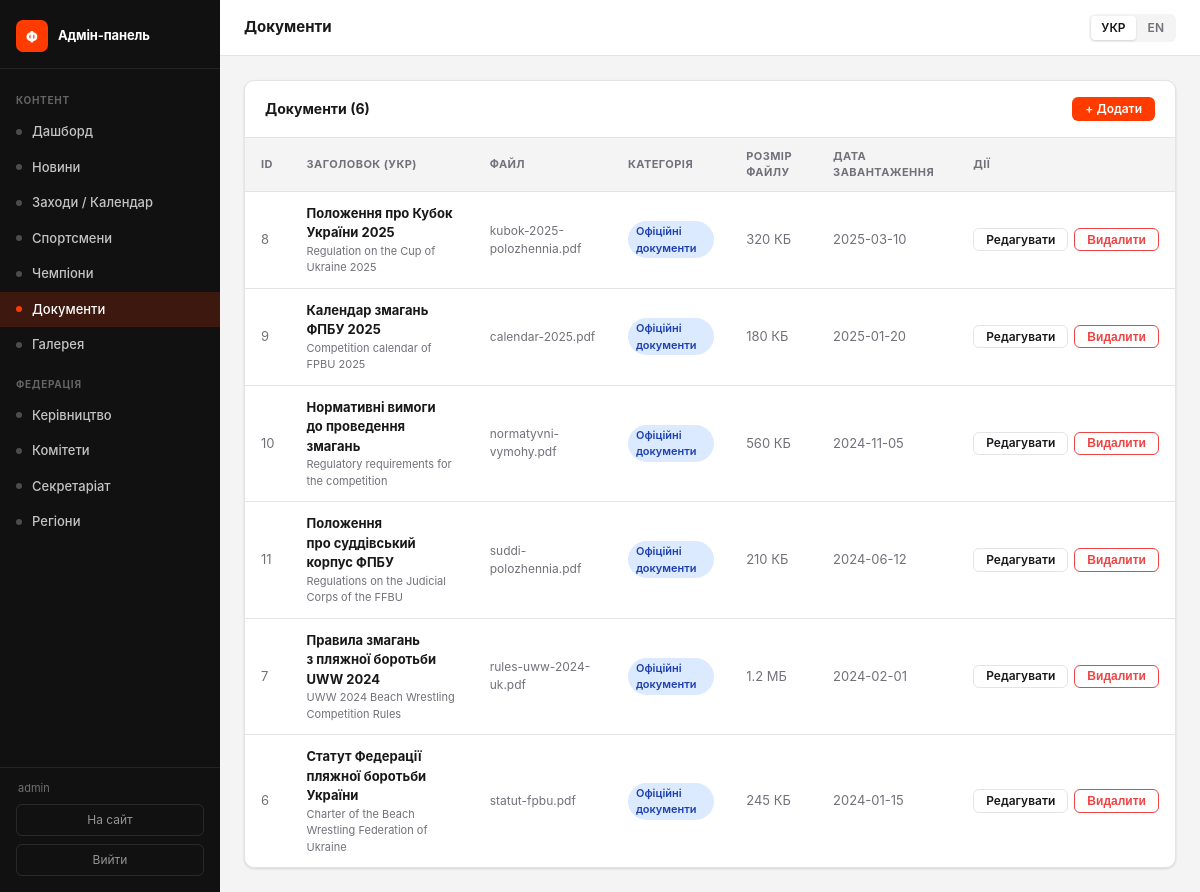
The app's page /admin/documents (signed in) with its own data.
### tables this page shows
CREATE TABLE documents (
        id INTEGER PRIMARY KEY AUTOINCREMENT,
        title TEXT NOT NULL,
        filename TEXT NOT NULL,
        category TEXT DEFAULT 'Загальне',
        uploaded_at TEXT NOT NULL,
        file_size TEXT
    , title_en TEXT);

### admin.py (the view)
@admin_bp.route('/documents')
@require_admin
def documents_list():
    conn = db.get_db()
    items = conn.execute("SELECT * FROM documents ORDER BY category, uploaded_at DESC").fetchall()
    conn.close()
    return render_template('admin/documents_list.html', items=items)

### admin.py (called while the page is built)
def _lang():
    return session.get('admin_lang', 'uk')

def require_admin(f):
    @functools.wraps(f)
    def decorated(*args, **kwargs):
        if not session.get('admin_logged_in'):
            return redirect(url_for('admin.login'))
        return f(*args, **kwargs)
    return decorated

@admin_bp.context_processor
def _ctx():
    lang = _lang()
    return {
        'admin_lang': lang,
        'L': _L[lang],
        'admin_user': session.get('admin_username', ''),
        'req_endpoint': request.endpoint or '',
    }

### app.py (called while the page is built)
@app.before_request
def set_language():
    lang = request.cookies.get('lang', 'uk')
    g.lang = lang if lang in SUPPORTED_LANGS else 'uk'
    g.t    = make_t(g.lang)

@app.context_processor
def inject_globals():
    return {
        'current_year': datetime.today().year,
        'lang': g.lang,
        't': g.t,
        'icon': _icon,
    }

def _fix_text_node(text):
    text = _PREP_RE.sub(lambda m: m.group(1) + ' ', text)
    text = _YEAR_RE.sub(r'\1 \2', text)
    return text

### db.py (called while the page is built)
def get_db():
    conn = sqlite3.connect(DB_PATH)
    conn.row_factory = sqlite3.Row
    conn.execute("PRAGMA journal_mode=WAL")
    return conn

### translations.py (called while the page is built)
def make_t(lang):
    d = TRANSLATIONS.get(lang, UK)
    def t(key):
        return d.get(key, UK.get(key, key))
    return t

### templates/admin/documents_list.html (shortened to what this page needs)
{% extends "admin/base.html" %}
{% block page_title %}{{ L.documents }}{% endblock %}
{% block content %}
<div class="a-card">
  <div class="a-card-header">
    <div class="a-card-title">{{ L.documents }} ({{ items|length }})</div>
    <a class="btn btn-primary btn-sm" href="/admin/documents/new">+ {{ L.add }}</a>
  </div>
  {% if items %}
  <table class="a-table">
    <thead>
      <tr>
        <th>{{ L.id }}</th>
        <th>{{ L.title_uk }}</th>
        <th>{{ L.filename }}</th>
        <th>{{ L.category }}</th>
        <th>{{ L.file_size }}</th>
        <th>{{ L.uploaded_at }}</th>
        <th>{{ L.actions }}</th>
      </tr>
    </thead>
    <tbody>
      {% for item in items %}
      <tr>
        <td class="muted">{{ item.id }}</td>
        <td>
          <strong>{{ item.title }}</strong>
          {% if item.title_en %}<div class="muted" style="font-size:11px;">{{ item.title_en }}</div>{% endif %}
        </td>
        <td class="muted" style="font-size:12px;">{{ item.filename }}</td>
        <td><span class="badge badge-blue">{{ item.category }}</span></td>
        <td class="muted">{{ item.file_size or '—' }}</td>
        <td class="muted">{{ item.uploaded_at[:10] if item.uploaded_at else '—' }}</td>
        <td>
          <div class="a-actions">
            <a class="btn btn-ghost btn-sm" href="/admin/documents/{{ item.id }}/edit">{{ L.edit }}</a>
            <form method="post" action="/admin/documents/{{ item.id }}/delete" style="display:inline;"
                  onsubmit="return confirm('{{ L.confirm_delete }}')">
              <button class="btn btn-sm" style="color:var(--danger);border-color:currentColor;background:transparent;" type="submit">{{ L.delete }}</button>
            </form>
          </div>
        </td>
      </tr>
      {% endfor %}
    </tbody>
  </table>
  {% else %}
  <div class="a-empty">{{ 'Документів ще немає' if admin_lang == 'uk' else 'No documents yet' }}</div>
  {% endif %}
</div>
{% endblock %}

### static/css/admin.css (style rules this page uses)
*, *::before, *::after { box-sizing: border-box; margin: 0; padding: 0; }
:root { --brand: #FF3B00; --brand-hover: #e03200; --sidebar-w: 220px; --sidebar-bg: #111; --sidebar-text: rgba(255,255,255,.75); --sidebar-active: #FF3B00; --bg: #f4f4f5; --surface: #fff; --border: #e4e4e7; --text: #18181b; --muted: #71717a; --radius: 10px; --danger: #ef4444; --success: #22c55e; --shadow: 0 1px 3px rgba(0,0,0,.08), 0 1px 2px rgba(0,0,0,.06); }
html, body { height: 100%; }
body { font-family: -apple-system, BlinkMacSystemFont, 'Segoe UI', Helvetica, Arial, sans-serif; font-size: 14px; line-height: 1.5; color: var(--text); background: var(--bg); }
.a-card { background: var(--surface); border: 1px solid var(--border); border-radius: var(--radius); box-shadow: var(--shadow); overflow: hidden; }
.a-card-header { padding: 1rem 1.25rem; border-bottom: 1px solid var(--border); display: flex; align-items: center; gap: .75rem; }
.a-card-title { font-size: 14px; font-weight: 700; flex: 1; }
.a-table { width: 100%; border-collapse: collapse; font-size: 13px; }
.a-table th { text-align: left; padding: .625rem 1rem; font-size: 11px; font-weight: 700; letter-spacing: .04em; text-transform: uppercase; color: var(--muted); background: var(--bg); border-bottom: 1px solid var(--border); }
.a-table td { padding: .75rem 1rem; border-bottom: 1px solid var(--border); vertical-align: middle; }
.a-table tr:last-child td { border-bottom: none; }
.a-table .muted { color: var(--muted); }
.a-table .a-actions { display: flex; gap: .375rem; align-items: center; }
.badge { display: inline-flex; align-items: center; padding: 2px 8px; border-radius: 100px; font-size: 11px; font-weight: 600; line-height: 1.5; }
.badge-blue { background: #dbeafe; color: #1e40af; }
.btn { display: inline-flex; align-items: center; gap: .375rem; padding: .5rem 1rem; border-radius: 8px; font-size: 13px; font-weight: 600; cursor: pointer; border: 1px solid transparent; text-decoration: none; transition: all .15s; line-height: 1; }
.btn-primary { background: var(--brand); color: #fff; }
.btn-ghost { background: transparent; color: var(--text); border-color: var(--border); }
.btn-sm { padding: .3rem .75rem; font-size: 12px; border-radius: 6px; }

### records on screen
documents: id "8", title "Положення про Кубок України 2025", title_en "Regulation on the Cup of Ukraine 2025", filename "kubok-2025-polozhennia.pdf", category "Офіційні документи", file_size "320 КБ", uploaded_at "2025-03-10", edit "Редагувати", delete "Видалити"
documents: id "9", title "Календар змагань ФПБУ 2025", title_en "Competition calendar of FPBU 2025", filename "calendar-2025.pdf", category "Офіційні документи", file_size "180 КБ", uploaded_at "2025-01-20", edit "Редагувати", delete "Видалити"
documents: id "10", title "Нормативні вимоги до проведення змагань", title_en "Regulatory requirements for the competition", filename "normatyvni-vymohy.pdf", category "Офіційні документи", file_size "560 КБ", uploaded_at "2024-11-05", edit "Редагувати", delete "Видалити"
documents: id "11", title "Положення про суддівський корпус ФПБУ", title_en "Regulations on the Judicial Corps of the FFBU", filename "suddi-polozhennia.pdf", category "Офіційні документи", file_size "210 КБ", uploaded_at "2024-06-12", edit "Редагувати", delete "Видалити"
documents: id "7", title "Правила змагань з пляжної боротьби UWW 2024", title_en "UWW 2024 Beach Wrestling Competition Rules", filename "rules-uww-2024-uk.pdf", category "Офіційні документи", file_size "1.2 МБ", uploaded_at "2024-02-01", edit "Редагувати", delete "Видалити"
documents: id "6", title "Статут Федерації пляжної боротьби України", title_en "Charter of the Beach Wrestling Federation of Ukraine", filename "statut-fpbu.pdf", category "Офіційні документи", file_size "245 КБ", uploaded_at "2024-01-15", edit "Редагувати", delete "Видалити"

### other values on screen
{{ L.admin_panel }} "Адмін-панель"
{{ 'Контент' if admin_lang == 'uk' else 'Content' }} "КОНТЕНТ"
{{ L.dashboard }} "Дашборд"
{{ L.news }} "Новини"
{{ L.events }} "Заходи / Календар"
{{ L.athletes }} "Спортсмени"
{{ L.champions }} "Чемпіони"
{{ L.documents }} "Документи"
{{ L.gallery }} "Галерея"
{{ 'Федерація' if admin_lang == 'uk' else 'Federation' }} "ФЕДЕРАЦІЯ"
{{ L.leadership }} "Керівництво"
{{ L.committees }} "Комітети"
{{ L.secretariat }} "Секретаріат"
{{ L.regions }} "Регіони"
{{ admin_user }} "admin"
